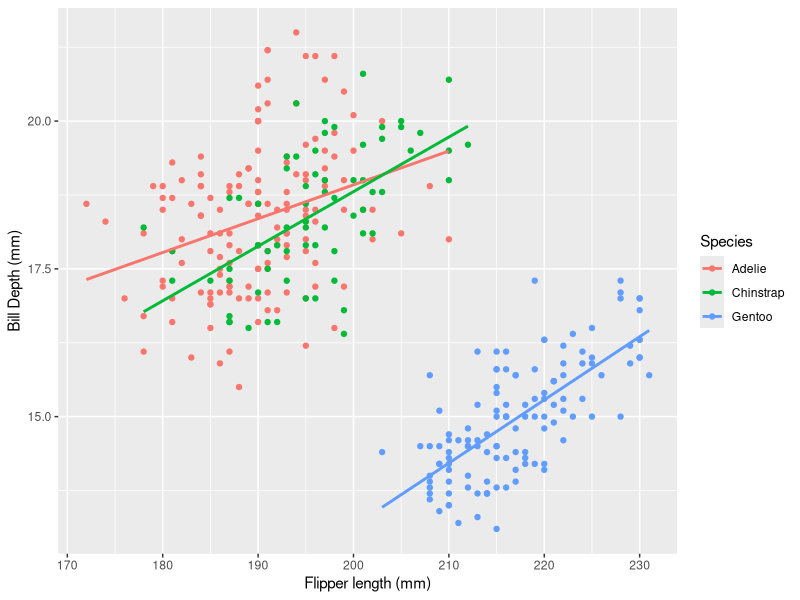
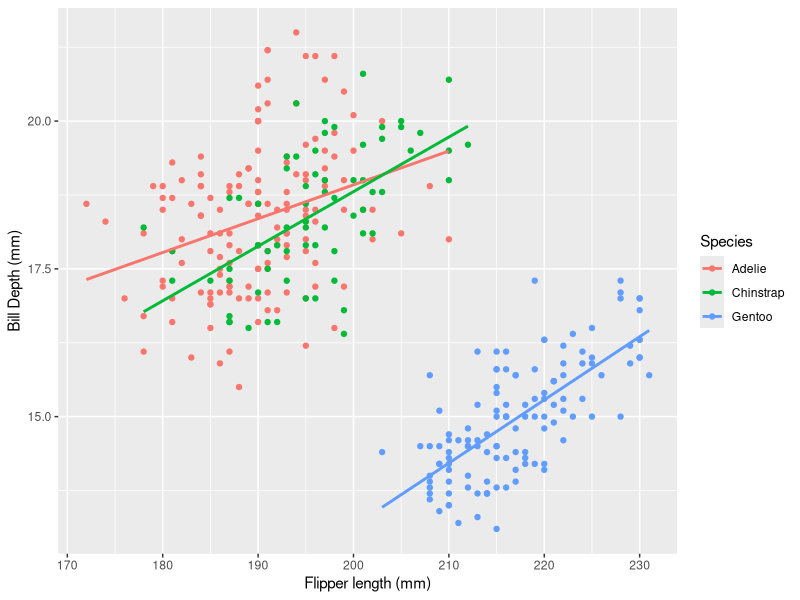

Write R code to recreate these figures, in order.
## ---- chunk 1
library(tidyverse)
## ---- chunk 2
#| echo: fenced
#| fig-width: 4
#| fig-height: 3
#| fig-align: center
#| fig-cap: "Penguins feature lengths by species"
#| fig-alt: "Scatterplot of bill length by flipper length, colored by species. There appears to be a positive linear relationship for each of the three species: Adelie, Chinstrap, and Gentoo."

ggplot(penguins, aes(x = flipper_len, y = bill_dep, color = species)) +
  geom_point() +
  geom_smooth(method = "lm", se = FALSE) +
  labs(
    x = "Flipper length (mm)",
    y = "Bill Depth (mm)",
    color = "Species"
  )
## ---- chunk 3
#| echo: false
#| fig-width: 4
#| fig-height: 3
#| fig-align: center
#| fig-cap: "Penguins feature lengths by species"
#| fig-alt: "Scatterplot of bill length by flipper length, colored by species. There appears to be a positive linear relationship for each of the three species: Adelie, Chinstrap, and Gentoo."

ggplot(penguins, aes(x = flipper_len, y = bill_dep, color = species)) +
  geom_point() +
  geom_smooth(method = "lm", se = FALSE) +
  labs(
    x = "Flipper length (mm)",
    y = "Bill Depth (mm)",
    color = "Species"
  )
## ---- chunk 4
penguins_cleaned <- penguins |> 
  drop_na()
